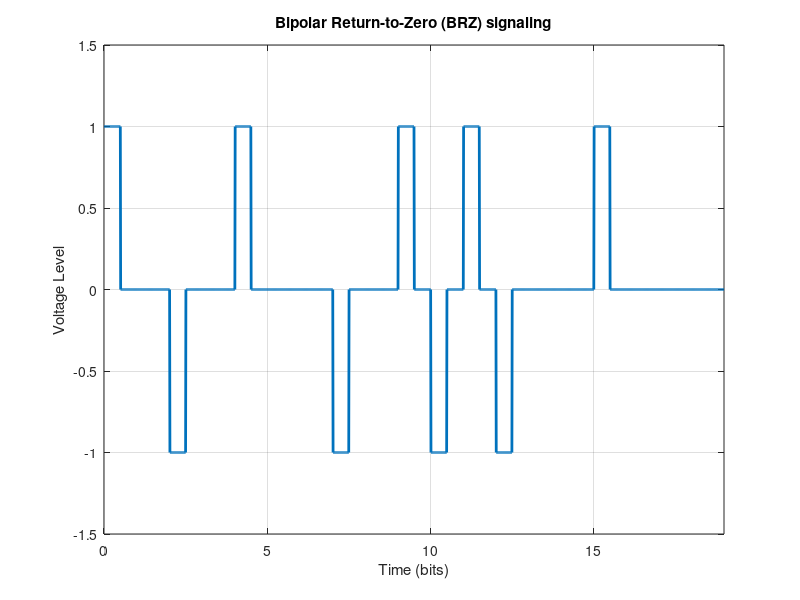

MATLAB code for this plot:
clc;
clear all;
close all;
% Number of bits
N = 20;
% Generate random binary data
binary_data = randi([0, 1], 1, N);
% Binary to Bipolar Conversion
f = 1;
for m = 1:N
    if binary_data(m) == 1
        if f == 1
            bipolar_data(m) = 1;
            f = -1;
        else
            bipolar_data(m) = -1;
            f = 1;
        end
    else
        bipolar_data(m) = 0;
    end
end
% Bipolar RZ Pulse Shaping
i = 1;
a = 0; % Initial value for the first half cycle
b = 0.5; % Initial value for the second half cycle
t = 0:0.01:(N-1); % Time vector
y = zeros(size(t)); % Initialize the output signal
for j = 1:length(t)
    if t(j) >= a && t(j) <= b % Condition for the first half cycle
        y(j) = bipolar_data(i); % Assign first 50 values
    elseif t(j) > b && t(j) <= i % Condition for the Second half cycle
        y(j) = 0; % Set all values to 0 for the second half cycle
    else
        i = i + 1; % Binary input data index increment
        a = a + 1; % Initial value for the first half cycle increment
        b = b + 1; % Initial value for the second half cycle increment
    end
end
% Plotting
plot(t, y, 'lineWidth', 2); % Linewidth 2 for clear visualization
axis([0, N-1, -1.5, 1.5]); % Axis set-up
grid on;
title('Bipolar Return-to-Zero (BRZ) signaling');
xlabel('Time (bits)');
ylabel('Voltage Level');
